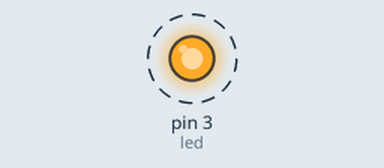
The sketch below on a simulated Arduino Uno, built with avr-gcc and run on an emulated ATmega328P. Parts: output pins drawn as LEDs (lit = HIGH). Dashed ring = blinking.

Above: at 0.2 s.
Timing chart, 0 to 3.0 s (numbered marks = the images above):
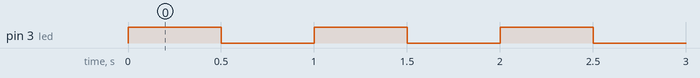

The sketch:

led500ms.ino
```cpp
int led = 3; // LED no pino digital 3

void setup() {
  pinMode(led, OUTPUT);
}

void loop() {
  digitalWrite(led, HIGH); // acende LED
  delay(500);              // espera 500 ms
  digitalWrite(led, LOW);  // apaga LED
  delay(500);              // espera 500 ms
}
```

Measured:
- by itself, pin 3 (led): alternates HIGH for 0.50 s and LOW for 0.50 s
